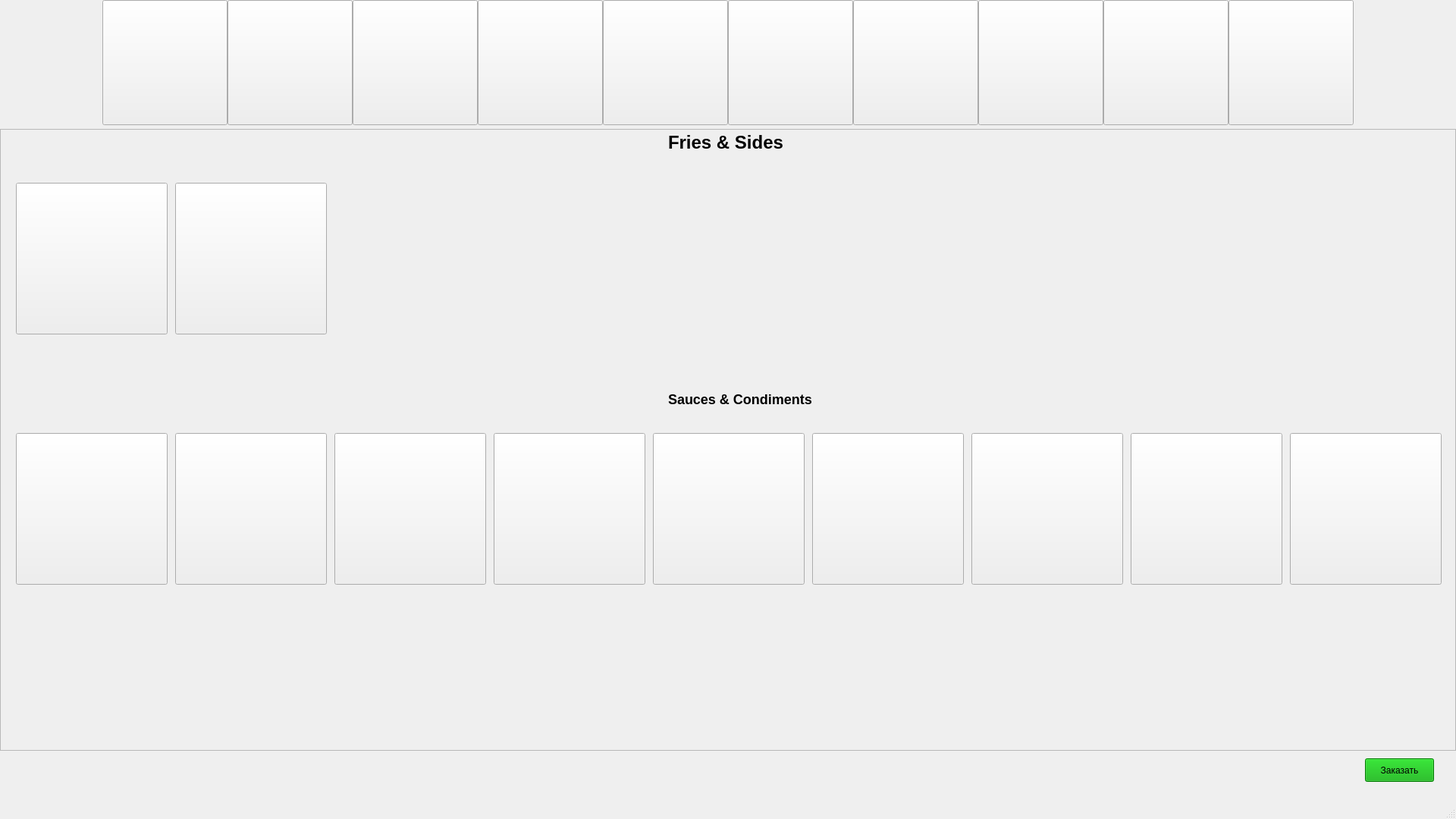
<?xml version="1.0" encoding="UTF-8"?>
<ui version="4.0">
 <class>MainWindow</class>
 <widget class="QMainWindow" name="MainWindow">
  <property name="geometry">
   <rect>
    <x>0</x>
    <y>0</y>
    <width>1920</width>
    <height>1080</height>
   </rect>
  </property>
  <property name="windowTitle">
   <string>MainWindow</string>
  </property>
  <property name="animated">
   <bool>true</bool>
  </property>
  <widget class="QWidget" name="centralwidget">
   <widget class="QPushButton" name="breakfast">
    <property name="geometry">
     <rect>
      <x>135</x>
      <y>0</y>
      <width>165</width>
      <height>165</height>
     </rect>
    </property>
    <property name="text">
     <string/>
    </property>
    <property name="icon">
     <iconset>
      <normaloff>breakfast_300x300 category-panel-left-desktop.jpeg</normaloff>breakfast_300x300 category-panel-left-desktop.jpeg</iconset>
    </property>
    <property name="iconSize">
     <size>
      <width>300</width>
      <height>300</height>
     </size>
    </property>
    <property name="shortcut">
     <string/>
    </property>
    <property name="autoDefault">
     <bool>false</bool>
    </property>
    <property name="default">
     <bool>false</bool>
    </property>
    <property name="flat">
     <bool>false</bool>
    </property>
   </widget>
   <widget class="QPushButton" name="burgers">
    <property name="geometry">
     <rect>
      <x>300</x>
      <y>0</y>
      <width>165</width>
      <height>165</height>
     </rect>
    </property>
    <property name="text">
     <string/>
    </property>
    <property name="icon">
     <iconset>
      <normaloff>burgers_300x300 category-panel-left-desktop.jpeg</normaloff>burgers_300x300 category-panel-left-desktop.jpeg</iconset>
    </property>
    <property name="iconSize">
     <size>
      <width>300</width>
      <height>300</height>
     </size>
    </property>
    <property name="shortcut">
     <string/>
    </property>
    <property name="autoDefault">
     <bool>false</bool>
    </property>
    <property name="default">
     <bool>false</bool>
    </property>
   </widget>
   <widget class="QPushButton" name="ChickenFishSandwiches">
    <property name="geometry">
     <rect>
      <x>465</x>
      <y>0</y>
      <width>165</width>
      <height>165</height>
     </rect>
    </property>
    <property name="text">
     <string/>
    </property>
    <property name="icon">
     <iconset>
      <normaloff>nav_chickenfishsandwiches_160x160 category-panel-left-desktop.jpeg</normaloff>nav_chickenfishsandwiches_160x160 category-panel-left-desktop.jpeg</iconset>
    </property>
    <property name="iconSize">
     <size>
      <width>300</width>
      <height>300</height>
     </size>
    </property>
    <property name="shortcut">
     <string/>
    </property>
    <property name="autoDefault">
     <bool>false</bool>
    </property>
    <property name="default">
     <bool>false</bool>
    </property>
   </widget>
   <widget class="QPushButton" name="McNuggetsAndMeals">
    <property name="geometry">
     <rect>
      <x>630</x>
      <y>0</y>
      <width>165</width>
      <height>165</height>
     </rect>
    </property>
    <property name="text">
     <string/>
    </property>
    <property name="icon">
     <iconset>
      <normaloff>nav_mcnuggetscombo_160x160 category-panel-left-desktop.jpeg</normaloff>nav_mcnuggetscombo_160x160 category-panel-left-desktop.jpeg</iconset>
    </property>
    <property name="iconSize">
     <size>
      <width>300</width>
      <height>300</height>
     </size>
    </property>
    <property name="shortcut">
     <string/>
    </property>
    <property name="autoDefault">
     <bool>false</bool>
    </property>
    <property name="default">
     <bool>false</bool>
    </property>
   </widget>
   <widget class="QPushButton" name="HappyMeal">
    <property name="geometry">
     <rect>
      <x>960</x>
      <y>0</y>
      <width>165</width>
      <height>165</height>
     </rect>
    </property>
    <property name="text">
     <string/>
    </property>
    <property name="icon">
     <iconset>
      <normaloff>nav_happy_meal_160x160 category-panel-left-desktop.jpeg</normaloff>nav_happy_meal_160x160 category-panel-left-desktop.jpeg</iconset>
    </property>
    <property name="iconSize">
     <size>
      <width>300</width>
      <height>300</height>
     </size>
    </property>
    <property name="shortcut">
     <string/>
    </property>
    <property name="autoDefault">
     <bool>false</bool>
    </property>
    <property name="default">
     <bool>false</bool>
    </property>
   </widget>
   <widget class="QPushButton" name="FriesSides">
    <property name="geometry">
     <rect>
      <x>795</x>
      <y>0</y>
      <width>165</width>
      <height>165</height>
     </rect>
    </property>
    <property name="text">
     <string/>
    </property>
    <property name="icon">
     <iconset>
      <normaloff>snacks_sides_300x300 category-panel-left-desktop.jpeg</normaloff>snacks_sides_300x300 category-panel-left-desktop.jpeg</iconset>
    </property>
    <property name="iconSize">
     <size>
      <width>300</width>
      <height>300</height>
     </size>
    </property>
    <property name="shortcut">
     <string/>
    </property>
    <property name="autoDefault">
     <bool>false</bool>
    </property>
    <property name="default">
     <bool>false</bool>
    </property>
   </widget>
   <widget class="QPushButton" name="McCafeCoffees">
    <property name="geometry">
     <rect>
      <x>1125</x>
      <y>0</y>
      <width>165</width>
      <height>165</height>
     </rect>
    </property>
    <property name="text">
     <string/>
    </property>
    <property name="icon">
     <iconset>
      <normaloff>mccafe_300x300 category-panel-left-desktop.jpeg</normaloff>mccafe_300x300 category-panel-left-desktop.jpeg</iconset>
    </property>
    <property name="iconSize">
     <size>
      <width>300</width>
      <height>300</height>
     </size>
    </property>
    <property name="shortcut">
     <string/>
    </property>
    <property name="autoDefault">
     <bool>false</bool>
    </property>
    <property name="default">
     <bool>false</bool>
    </property>
   </widget>
   <widget class="QPushButton" name="McCafeBakery">
    <property name="geometry">
     <rect>
      <x>1290</x>
      <y>0</y>
      <width>165</width>
      <height>165</height>
     </rect>
    </property>
    <property name="text">
     <string/>
    </property>
    <property name="icon">
     <iconset>
      <normaloff>Menu_LeftRail_mcd-160x160 category-panel-left-desktop.jpeg</normaloff>Menu_LeftRail_mcd-160x160 category-panel-left-desktop.jpeg</iconset>
    </property>
    <property name="iconSize">
     <size>
      <width>300</width>
      <height>300</height>
     </size>
    </property>
    <property name="shortcut">
     <string/>
    </property>
    <property name="autoDefault">
     <bool>false</bool>
    </property>
    <property name="default">
     <bool>false</bool>
    </property>
   </widget>
   <widget class="QPushButton" name="SweetsTreats">
    <property name="geometry">
     <rect>
      <x>1455</x>
      <y>0</y>
      <width>165</width>
      <height>165</height>
     </rect>
    </property>
    <property name="text">
     <string/>
    </property>
    <property name="icon">
     <iconset>
      <normaloff>desserts_shakes_300x300 category-panel-left-desktop.jpeg</normaloff>desserts_shakes_300x300 category-panel-left-desktop.jpeg</iconset>
    </property>
    <property name="iconSize">
     <size>
      <width>300</width>
      <height>300</height>
     </size>
    </property>
    <property name="shortcut">
     <string/>
    </property>
    <property name="autoDefault">
     <bool>false</bool>
    </property>
    <property name="default">
     <bool>false</bool>
    </property>
   </widget>
   <widget class="QPushButton" name="beverages">
    <property name="geometry">
     <rect>
      <x>1620</x>
      <y>0</y>
      <width>165</width>
      <height>165</height>
     </rect>
    </property>
    <property name="text">
     <string/>
    </property>
    <property name="icon">
     <iconset>
      <normaloff>drinks_300x300 category-panel-left-desktop.jpeg</normaloff>drinks_300x300 category-panel-left-desktop.jpeg</iconset>
    </property>
    <property name="iconSize">
     <size>
      <width>300</width>
      <height>300</height>
     </size>
    </property>
    <property name="shortcut">
     <string/>
    </property>
    <property name="autoDefault">
     <bool>false</bool>
    </property>
    <property name="default">
     <bool>false</bool>
    </property>
   </widget>
   <widget class="QScrollArea" name="scrollArea">
    <property name="geometry">
     <rect>
      <x>0</x>
      <y>170</y>
      <width>1920</width>
      <height>820</height>
     </rect>
    </property>
    <property name="horizontalScrollBarPolicy">
     <enum>Qt::ScrollBarAsNeeded</enum>
    </property>
    <property name="widgetResizable">
     <bool>true</bool>
    </property>
    <widget class="QWidget" name="scrollAreaWidgetContents">
     <property name="geometry">
      <rect>
       <x>0</x>
       <y>0</y>
       <width>1918</width>
       <height>818</height>
      </rect>
     </property>
     <widget class="QPushButton" name="WorldFamousFries">
      <property name="geometry">
       <rect>
        <x>20</x>
        <y>70</y>
        <width>200</width>
        <height>200</height>
       </rect>
      </property>
      <property name="text">
       <string notr="true"/>
      </property>
      <property name="icon">
       <iconset>
        <normaloff>t-mcdonalds-fries-small 1-4-product-tile-desktop.jpeg</normaloff>t-mcdonalds-fries-small 1-4-product-tile-desktop.jpeg</iconset>
      </property>
      <property name="iconSize">
       <size>
        <width>200</width>
        <height>200</height>
       </size>
      </property>
     </widget>
     <widget class="QPushButton" name="SpicyBuffaloSauce">
      <property name="geometry">
       <rect>
        <x>230</x>
        <y>400</y>
        <width>200</width>
        <height>200</height>
       </rect>
      </property>
      <property name="text">
       <string notr="true"/>
      </property>
      <property name="icon">
       <iconset>
        <normaloff>t-mcdonalds-spicy-buffalo-sauce 1-4-product-tile-desktop.jpeg</normaloff>t-mcdonalds-spicy-buffalo-sauce 1-4-product-tile-desktop.jpeg</iconset>
      </property>
      <property name="iconSize">
       <size>
        <width>200</width>
        <height>200</height>
       </size>
      </property>
     </widget>
     <widget class="QPushButton" name="TangyBarbequeSauce">
      <property name="geometry">
       <rect>
        <x>20</x>
        <y>400</y>
        <width>200</width>
        <height>200</height>
       </rect>
      </property>
      <property name="text">
       <string notr="true"/>
      </property>
      <property name="icon">
       <iconset>
        <normaloff>Ingredient_Condiment_TangyBBQ_832x472 1-4-product-tile-desktop.jpeg</normaloff>Ingredient_Condiment_TangyBBQ_832x472 1-4-product-tile-desktop.jpeg</iconset>
      </property>
      <property name="iconSize">
       <size>
        <width>200</width>
        <height>200</height>
       </size>
      </property>
     </widget>
     <widget class="QPushButton" name="HoneyMustardSauce">
      <property name="geometry">
       <rect>
        <x>650</x>
        <y>400</y>
        <width>200</width>
        <height>200</height>
       </rect>
      </property>
      <property name="text">
       <string notr="true"/>
      </property>
      <property name="icon">
       <iconset>
        <normaloff>t-mcdonalds-honey-mustard-sauce 1-4-product-tile-desktop.jpeg</normaloff>t-mcdonalds-honey-mustard-sauce 1-4-product-tile-desktop.jpeg</iconset>
      </property>
      <property name="iconSize">
       <size>
        <width>200</width>
        <height>200</height>
       </size>
      </property>
     </widget>
     <widget class="QPushButton" name="CreamyRanchSauce">
      <property name="geometry">
       <rect>
        <x>440</x>
        <y>400</y>
        <width>200</width>
        <height>200</height>
       </rect>
      </property>
      <property name="text">
       <string notr="true"/>
      </property>
      <property name="icon">
       <iconset>
        <normaloff>t-mcdonalds-creamy-ranch-sauce 1-4-product-tile-desktop.jpeg</normaloff>t-mcdonalds-creamy-ranch-sauce 1-4-product-tile-desktop.jpeg</iconset>
      </property>
      <property name="iconSize">
       <size>
        <width>200</width>
        <height>200</height>
       </size>
      </property>
     </widget>
     <widget class="QPushButton" name="ketchupPacket">
      <property name="geometry">
       <rect>
        <x>1280</x>
        <y>400</y>
        <width>200</width>
        <height>200</height>
       </rect>
      </property>
      <property name="text">
       <string notr="true"/>
      </property>
      <property name="icon">
       <iconset>
        <normaloff>Ingredient_Condiment_Ketchup_832x472 1-4-product-tile-desktop.jpeg</normaloff>Ingredient_Condiment_Ketchup_832x472 1-4-product-tile-desktop.jpeg</iconset>
      </property>
      <property name="iconSize">
       <size>
        <width>200</width>
        <height>200</height>
       </size>
      </property>
     </widget>
     <widget class="QPushButton" name="SweetNSourSauce">
      <property name="geometry">
       <rect>
        <x>1070</x>
        <y>400</y>
        <width>200</width>
        <height>200</height>
       </rect>
      </property>
      <property name="text">
       <string notr="true"/>
      </property>
      <property name="icon">
       <iconset>
        <normaloff>t-mcdonalds-sweet-n-sour-sauce 1-4-product-tile-desktop.jpeg</normaloff>t-mcdonalds-sweet-n-sour-sauce 1-4-product-tile-desktop.jpeg</iconset>
      </property>
      <property name="iconSize">
       <size>
        <width>200</width>
        <height>200</height>
       </size>
      </property>
     </widget>
     <widget class="QPushButton" name="MayonnaisePacket">
      <property name="geometry">
       <rect>
        <x>1700</x>
        <y>400</y>
        <width>200</width>
        <height>200</height>
       </rect>
      </property>
      <property name="text">
       <string notr="true"/>
      </property>
      <property name="icon">
       <iconset>
        <normaloff>Ingredient_Condiment_9Mayonnaise_832x472 1-4-product-tile-desktop.jpeg</normaloff>Ingredient_Condiment_9Mayonnaise_832x472 1-4-product-tile-desktop.jpeg</iconset>
      </property>
      <property name="iconSize">
       <size>
        <width>200</width>
        <height>200</height>
       </size>
      </property>
     </widget>
     <widget class="QPushButton" name="AppleSlices">
      <property name="geometry">
       <rect>
        <x>230</x>
        <y>70</y>
        <width>200</width>
        <height>200</height>
       </rect>
      </property>
      <property name="text">
       <string notr="true"/>
      </property>
      <property name="icon">
       <iconset>
        <normaloff>t-mcdonalds-Apple-Slices 1-4-product-tile-desktop.jpeg</normaloff>t-mcdonalds-Apple-Slices 1-4-product-tile-desktop.jpeg</iconset>
      </property>
      <property name="iconSize">
       <size>
        <width>200</width>
        <height>200</height>
       </size>
      </property>
     </widget>
     <widget class="QPushButton" name="MustardPacket">
      <property name="geometry">
       <rect>
        <x>1490</x>
        <y>400</y>
        <width>200</width>
        <height>200</height>
       </rect>
      </property>
      <property name="text">
       <string notr="true"/>
      </property>
      <property name="icon">
       <iconset>
        <normaloff>Ingredient_Condiment_Mustard_832x472 1-4-product-tile-desktop.jpeg</normaloff>Ingredient_Condiment_Mustard_832x472 1-4-product-tile-desktop.jpeg</iconset>
      </property>
      <property name="iconSize">
       <size>
        <width>200</width>
        <height>200</height>
       </size>
      </property>
     </widget>
     <widget class="QPushButton" name="Honey">
      <property name="geometry">
       <rect>
        <x>860</x>
        <y>400</y>
        <width>200</width>
        <height>200</height>
       </rect>
      </property>
      <property name="text">
       <string notr="true"/>
      </property>
      <property name="icon">
       <iconset>
        <normaloff>t-mcdonalds-honey-sauce 1-4-product-tile-desktop.jpeg</normaloff>t-mcdonalds-honey-sauce 1-4-product-tile-desktop.jpeg</iconset>
      </property>
      <property name="iconSize">
       <size>
        <width>200</width>
        <height>200</height>
       </size>
      </property>
     </widget>
     <widget class="QLabel" name="label">
      <property name="geometry">
       <rect>
        <x>790</x>
        <y>2</y>
        <width>340</width>
        <height>31</height>
       </rect>
      </property>
      <property name="cursor">
       <cursorShape>CrossCursor</cursorShape>
      </property>
      <property name="autoFillBackground">
       <bool>false</bool>
      </property>
      <property name="frameShape">
       <enum>QFrame::NoFrame</enum>
      </property>
      <property name="frameShadow">
       <enum>QFrame::Plain</enum>
      </property>
      <property name="lineWidth">
       <number>10</number>
      </property>
      <property name="midLineWidth">
       <number>10</number>
      </property>
      <property name="text">
       <string>&lt;html&gt;&lt;head/&gt;&lt;body&gt;&lt;p&gt;&lt;a name=&quot;title-143f7ff9cc&quot;/&gt;&lt;span style=&quot; font-size:xx-large; font-weight:600;&quot;&gt;F&lt;/span&gt;&lt;span style=&quot; font-size:xx-large; font-weight:600;&quot;&gt;ries &amp;amp; Sides&lt;/span&gt;&lt;/p&gt;&lt;/body&gt;&lt;/html&gt;</string>
      </property>
      <property name="textFormat">
       <enum>Qt::AutoText</enum>
      </property>
      <property name="scaledContents">
       <bool>false</bool>
      </property>
      <property name="wordWrap">
       <bool>false</bool>
      </property>
      <property name="margin">
       <number>1</number>
      </property>
      <property name="indent">
       <number>90</number>
      </property>
      <property name="textInteractionFlags">
       <set>Qt::LinksAccessibleByKeyboard</set>
      </property>
     </widget>
     <widget class="QLabel" name="label_2">
      <property name="geometry">
       <rect>
        <x>790</x>
        <y>340</y>
        <width>340</width>
        <height>31</height>
       </rect>
      </property>
      <property name="cursor">
       <cursorShape>CrossCursor</cursorShape>
      </property>
      <property name="autoFillBackground">
       <bool>false</bool>
      </property>
      <property name="frameShape">
       <enum>QFrame::NoFrame</enum>
      </property>
      <property name="frameShadow">
       <enum>QFrame::Plain</enum>
      </property>
      <property name="lineWidth">
       <number>10</number>
      </property>
      <property name="midLineWidth">
       <number>10</number>
      </property>
      <property name="text">
       <string>&lt;html&gt;&lt;head/&gt;&lt;body&gt;&lt;p&gt;&lt;span style=&quot; font-size:x-large; font-weight:600;&quot;&gt;Sauces &amp;amp; Condiments &lt;/span&gt;&lt;/p&gt;&lt;/body&gt;&lt;/html&gt;</string>
      </property>
      <property name="textFormat">
       <enum>Qt::AutoText</enum>
      </property>
      <property name="scaledContents">
       <bool>false</bool>
      </property>
      <property name="wordWrap">
       <bool>false</bool>
      </property>
      <property name="margin">
       <number>1</number>
      </property>
      <property name="indent">
       <number>90</number>
      </property>
      <property name="textInteractionFlags">
       <set>Qt::LinksAccessibleByKeyboard</set>
      </property>
     </widget>
    </widget>
   </widget>
   <widget class="QPushButton" name="buy">
    <property name="geometry">
     <rect>
      <x>1800</x>
      <y>1000</y>
      <width>91</width>
      <height>31</height>
     </rect>
    </property>
    <property name="styleSheet">
     <string notr="true">background-color: rgb(0, 170, 0)</string>
    </property>
    <property name="text">
     <string>Заказать</string>
    </property>
   </widget>
  </widget>
  <widget class="QMenuBar" name="menubar">
   <property name="geometry">
    <rect>
     <x>0</x>
     <y>0</y>
     <width>1920</width>
     <height>21</height>
    </rect>
   </property>
  </widget>
  <widget class="QStatusBar" name="statusbar"/>
 </widget>
 <resources/>
 <connections/>
</ui>
